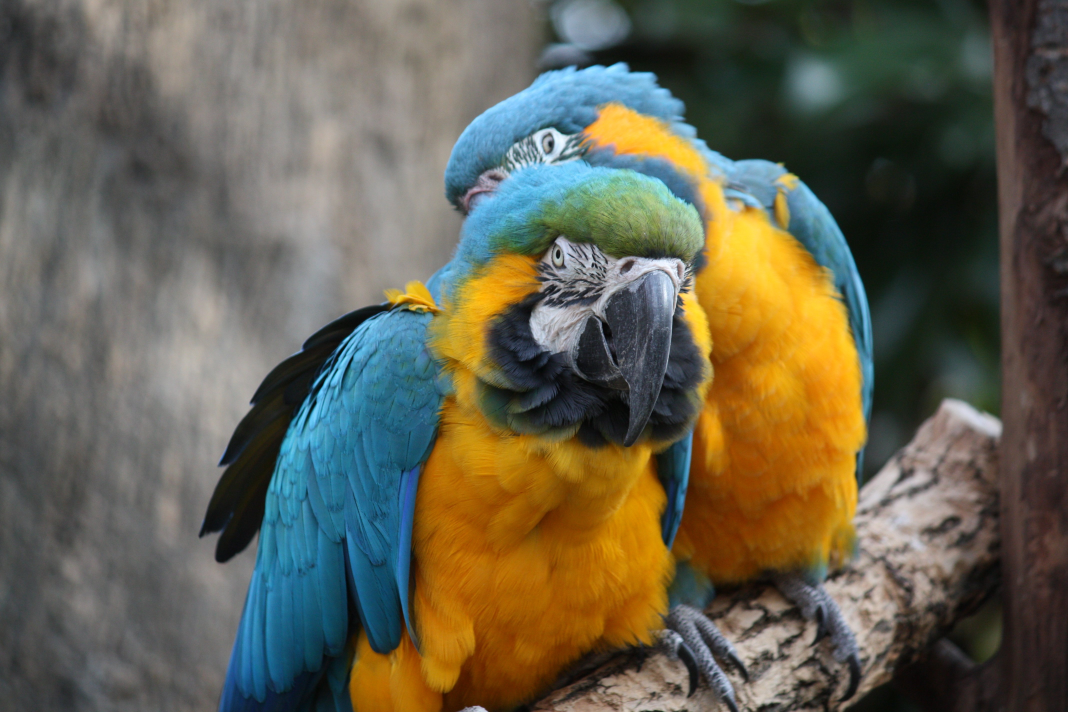
#> input picture problem-sheet-01 /BlueAndYellowMacaw_AraArarauna.jpg, 4272 x 2848 px (shown at 1/4 size)
$ jupyter execute --allow-errors sheet01.ipynb
#> lines starting #> are read from the running program, lines starting #| are printed output that depends on the picture
# Exercise 1.1

[cell 1]
import pandas as pd
import matplotlib.pyplot as plt
import cv2
import numpy as np

#> (a cell that did not finish here is left out)

#> (a cell that did not finish here is left out)

# Exercise 1.2

#> (a cell that did not finish here is left out)

#> (a cell that did not finish here is left out)

[cell 6]
from sklearn.linear_model import LinearRegression

# iterate over different classes and fit linear regression

#> (the rest of this cell did not finish here and is left out)

#> (a cell that did not finish here is left out)

# Exercise 1.3

[cell 8]
# Load the image
image_bgr = cv2.imread('BlueAndYellowMacaw_AraArarauna.jpg')
#> image_bgr is the input picture: shape (2848, 4272, 3); mean B, G, R 80.6, 97.4, 101.5

# Convert the image from BGR to RGB
image_rgb = cv2.cvtColor(image_bgr, cv2.COLOR_BGR2RGB)
plt.imshow(image_rgb)
plt.axis('off')
plt.show()


# Convert the image to HSV space
image_hsv = cv2.cvtColor(image_rgb, cv2.COLOR_RGB2HSV)
#> image_hsv: shape (2848, 4272, 3); mean H, S, V 49.6, 90.9, 115.4

def rotate_hue(image, angle):
    # Extract the hue channel
    hue = image[:, :, 0]

    # Apply the hue rotation
    rotated_hue = (hue + 255*angle) % 255

    # Replace the hue channel with the rotated hue
    image_rotated = np.copy(image)
    image_rotated[:, :, 0] = rotated_hue

    return image_rotated

# List of angles for rotation
angles = [k / 5 for k in range(6)]

# Apply rotation and visualize the images
plt.figure(figsize=(15, 5))
for i, angle in enumerate(angles):
    # Rotate the hue channel
    rotated_image_hsv = rotate_hue(image_hsv, angle)

    # Convert back to RGB space
    rotated_image_rgb = cv2.cvtColor(rotated_image_hsv, cv2.COLOR_HSV2RGB)

    # Plot the image
    plt.subplot(1, 6, i + 1)
    plt.imshow(rotated_image_rgb)
    plt.title(f'Angle: {angle:.2f}')
    plt.axis('off')
#> this loop made 6 passes
#> pass 1, in rotate_hue, `hue = image[:, :, 0]`:
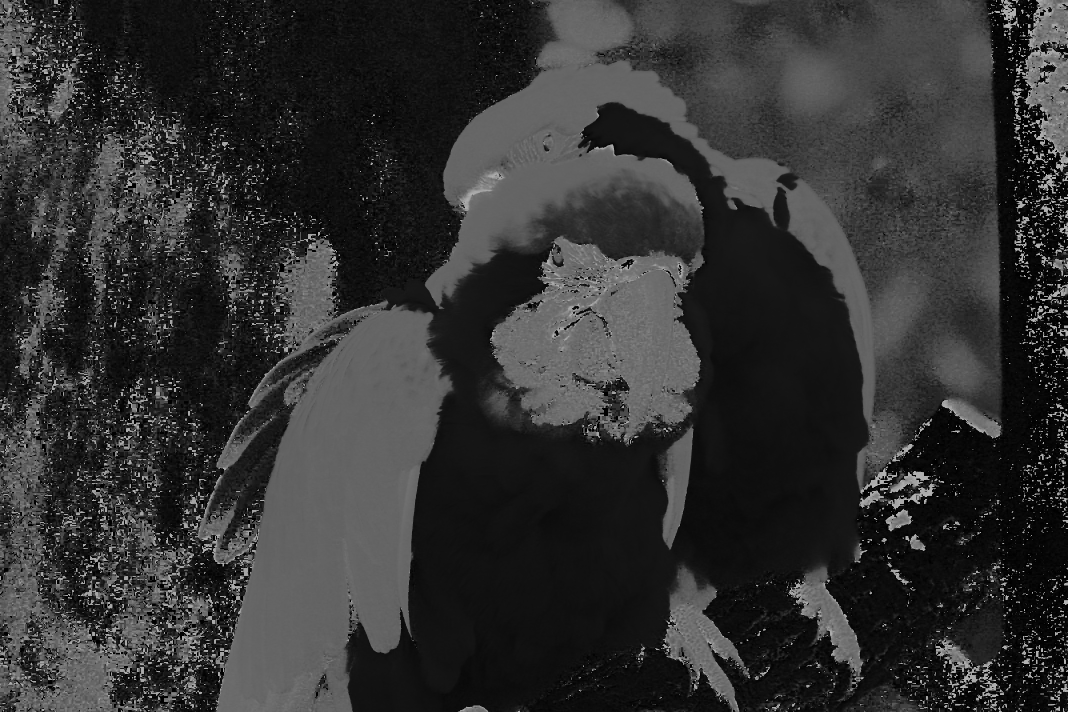
#> hue: shape (2848, 4272) (shown at 1/4 size); min 0, max 179, mean 49.6
#> pass 2, in rotate_hue (call 2), `rotated_hue = (hue + 255*angle) % 255`:
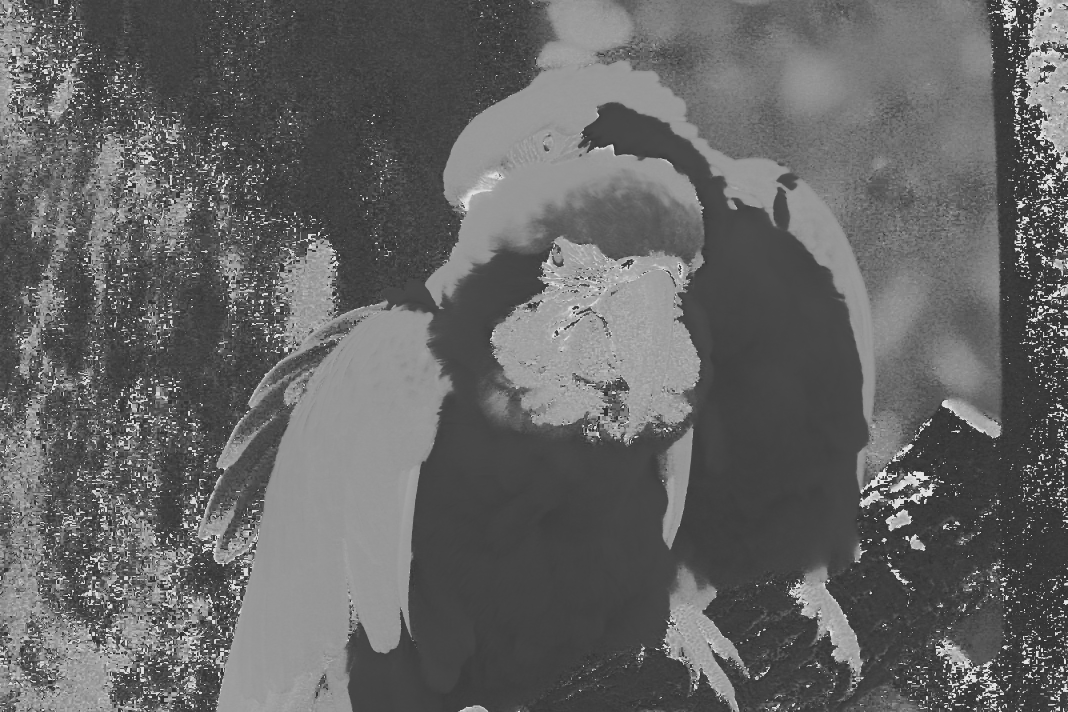
#> rotated_hue: shape (2848, 4272) float64 (shown at 1/4 size); min 51, max 230, mean 100.6

plt.show()
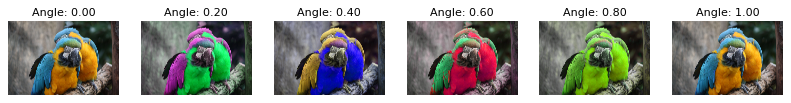
#> figure drawn by matplotlib, 6 panels

# Exercise 1.4

[cell 9]
from skimage import color


x = np.linspace(-1, 1, 100)
y = np.linspace(-2 * np.pi, 2 * np.pi, 400)
X, Y = np.meshgrid(x, y)

Z = np.exp(X + 1j * Y)
R = np.abs(Z)
Theta = np.angle(Z)

hsv_image = np.zeros((Y.shape[0], X.shape[1], 3))

# hue depending on angle (make it positive to avoid defects)
hsv_image[..., 0] = (Theta + 2 * np.pi) / (2 * np.pi)

# full saturation
hsv_image[..., 1] = 1

# value ("colorful to black") depending on absolute value
hsv_image[..., 2] = R / R.max()

# convert from hsv to rgb format
rgb_image = color.hsv2rgb(hsv_image)

plt.figure(figsize=(10, 5))
plt.imshow(rgb_image, extent=[-1, 1, -2 * np.pi, 2 * np.pi])
plt.xlabel('Re(z)')
plt.ylabel('Im(z)')
plt.title('Visualization of the Exponential Function in RGB')
plt.show()
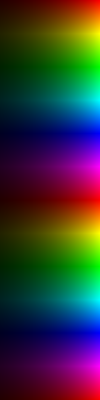
#> shown: shape (400, 100, 3) float64; mean R, G, B 0.217, 0.216, 0.216
